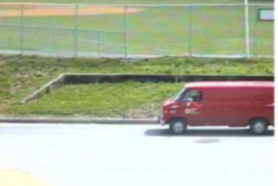
//> input picture imp1/img/carFiltro.png, 278 x 186 px
$ ./imp1-GRAYSCALE   (built with g++ and OpenCV 4)
//> lines starting //> are read from the running program, lines starting //| are printed output that depends on the picture
#include <opencv2/opencv.hpp>
#include <vector>
#include <algorithm>
#include <cmath>

using namespace cv;
using namespace std;

// Estrutura para representar uma aresta
struct Edge {
    float weight;
    int u, v;
    Edge(float w, int u_, int v_) : weight(w), u(u_), v(v_) {}
    bool operator<(const Edge& other) const { return weight < other.weight; }
};

// Classe Disjoint-Set para gerenciar componentes
class DisjointSet {
public:
    vector<int> parent, rank, size;
    vector<float> int_val; // Diferença interna (Int(C))

    DisjointSet(int n) {
        parent.resize(n);
        rank.resize(n, 0);
        size.resize(n, 1);
        int_val.resize(n, 0.0f);
        for (int i = 0; i < n; ++i) parent[i] = i;
    }

    int find(int x) {
        if (parent[x] != x) parent[x] = find(parent[x]); // Compressão de caminho
        return parent[x];
    }

    void union_sets(int x, int y, float weight) {
        int px = find(x), py = find(y);
        if (px == py) return;
        // União por rank
        if (rank[px] < rank[py]) swap(px, py);
        parent[py] = px;
        size[px] += size[py];
        int_val[px] = max({int_val[px], int_val[py], weight});
        if (rank[px] == rank[py]) rank[px]++;
    }
};

// Gera arestas para um grafo 8-conectado
vector<Edge> get_edges(const Mat& image, float sigma) {
    Mat smoothed;
    if (sigma > 0) {
        GaussianBlur(image, smoothed, Size(0, 0), sigma);
    } else {
        smoothed = image.clone();
    }

    int height = image.rows, width = image.cols;
    vector<Edge> edges;

    for (int y = 0; y < height; ++y) {
        for (int x = 0; x < width; ++x) {
            int idx = y * width + x;
            // Direita
            if (x + 1 < width) {
                float weight = abs(smoothed.at<float>(y, x) - smoothed.at<float>(y, x + 1));
                edges.emplace_back(weight, idx, idx + 1);
            }
            // Baixo
            if (y + 1 < height) {
                float weight = abs(smoothed.at<float>(y, x) - smoothed.at<float>(y + 1, x));
                edges.emplace_back(weight, idx, idx + width);
            }
            // Diagonal: baixo-direita
            if (x + 1 < width && y + 1 < height) {
                float weight = abs(smoothed.at<float>(y, x) - smoothed.at<float>(y + 1, x + 1));
                edges.emplace_back(weight, idx, idx + width + 1);
            }
            // Diagonal: baixo-esquerda
            if (x > 0 && y + 1 < height) {
                float weight = abs(smoothed.at<float>(y, x) - smoothed.at<float>(y + 1, x - 1));
                edges.emplace_back(weight, idx, idx + width - 1);
            }
        }
    }
    return edges;
}

// Segmenta a imagem
Mat segment_image(const Mat& image, float sigma = 0.8f, float k = 300.0f, int min_size = 50) {
    int height = image.rows, width = image.cols;
    int n_vertices = height * width;

    // Converte a imagem para float
    Mat image_float;
    image.convertTo(image_float, CV_32F);

    // Inicializa Disjoint-Set
    DisjointSet ds(n_vertices);

    // Obtém arestas
    vector<Edge> edges = get_edges(image_float, sigma);

    // Ordena arestas por peso
    sort(edges.begin(), edges.end());

    // Processa arestas
    for (const auto& edge : edges) {
        int pu = ds.find(edge.u), pv = ds.find(edge.v);
        if (pu != pv) {
            float mint = min(ds.int_val[pu] + k / ds.size[pu], ds.int_val[pv] + k / ds.size[pv]);
            if (edge.weight <= mint) {
                ds.union_sets(edge.u, edge.v, edge.weight);
            }
        }
    }

    // Impõe tamanho mínimo
    for (const auto& edge : edges) {
        int pu = ds.find(edge.u), pv = ds.find(edge.v);
        if (pu != pv && (ds.size[pu] < min_size || ds.size[pv] < min_size)) {
            ds.union_sets(edge.u, edge.v, edge.weight);
        }
    }

    // Cria mapa de segmentação
    Mat segmentation(height, width, CV_32S);
    for (int y = 0; y < height; ++y) {
        for (int x = 0; x < width; ++x) {
            int idx = y * width + x;
            segmentation.at<int>(y, x) = ds.find(idx);
        }
    }

    // Re-rotula para inteiros consecutivos
    vector<int> labels;
    for (int y = 0; y < height; ++y) {
        for (int x = 0; x < width; ++x) {
            labels.push_back(segmentation.at<int>(y, x));
        }
    }
    sort(labels.begin(), labels.end());
    labels.erase(unique(labels.begin(), labels.end()), labels.end());
    unordered_map<int, int> label_map;
    for (size_t i = 0; i < labels.size(); ++i) {
        label_map[labels[i]] = i;
    }
    for (int y = 0; y < height; ++y) {
        for (int x = 0; x < width; ++x) {
            segmentation.at<int>(y, x) = label_map[segmentation.at<int>(y, x)];
        }
    }

    return segmentation;
}

int main() {
    // Carrega a imagem em escala de cinza
    Mat image = imread("./img/carFiltro.png", IMREAD_GRAYSCALE);
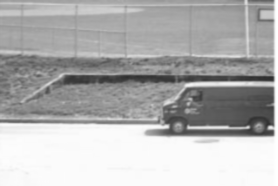
//> image: 186 rows x 278 cols, CV_8UC1; min 46, max 255, mean 178.3
    if (image.empty()) {
        cerr << "Erro ao carregar a imagem!" << endl;
        return -1;
    }

    // Parâmetros
    float sigma = 0.8f;
    float k = 300.0f;
    int min_size = 50;

    // Segmenta a imagem
    Mat segmentation = segment_image(image, sigma, k, min_size);
//> after the loop in get_edges, `for (int y = 0; y < height; ++y)`: edges = 205442 items
//> the loop in segment_image, `for (const auto& edge : edges)` made 205442 passes
//> (edge.u, pu, edge.v, pv, mint, px in union_sets, py in union_sets) on passes 2 to 13: (43810, 43810, 43811, 43811, 300, 43810, 43811), (46625, 46625, 46626, 46626, 300, 46625, 46626), (43810, 43810, 44088, 44088, 150, 43810, 44088), (46625, 46625, 46903, 46903, 150, 46625, 46903), (43810, 43810, 44089, 44089, 100, 43810, 44089), (41428, 41428, 41706, 41706, 300, 41428, 41706), (49575, 49575, 49854, 49854, 150, 49575, 49854), (45370, 45370, 45647, 45647, 300, 45370, 45647), (43810, 43810, 44087, 44087, 75, 43810, 44087), (41428, 41428, 41707, 41707, 150, 41428, 41707), (49575, 49575, 49853, 49853, 100, 49575, 49853), (49576, 49576, 49577, 49577, 300, 49576, 49577)
//> (pu, pv, mint, px in union_sets, py in union_sets, edge.u, edge.v) on passes 62, 65, 79, 83, 84, 86: (43808, 43816, 17.65, 43808, 43816, 43815, 43816), (46625, 46628, 50, 46628, 46625, 46625, 46904), (48270, 48271, 300, 48270, 48271, 48270, 48271), (49563, 49564, 300, 49563, 49564, 49563, 49564), (49561, 49839, 300, 49561, 49839, 49561, 49839), (43806, 43808, 16.67, 43808, 43806, 43806, 44085)
//> the loop in segment_image, `for (const auto& edge : edges)` made 205442 passes
//> (edge.u, edge.v) on passes 1 to 3: (49575, 49852), (43810, 43811), (46625, 46626)
//> after the loop in segment_image, `for (int y = 0; y < height; ++y)`:
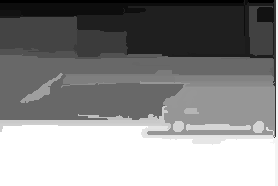
//> segmentation: 186 rows x 278 cols, CV_32SC1; min 255, max 42638, mean 23446.9; drawn with min black and max white
//> after the loop in segment_image, `for (int y = 0; y < height; ++y)`:
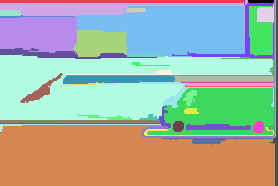
//> segmentation: 186 rows x 278 cols, CV_32SC1; 48 distinct labels, from 0 to 47; one colour per label, 0 black

    // Normaliza a segmentação para visualização
    double max_val;
    minMaxLoc(segmentation, nullptr, &max_val);
    Mat seg_vis;
    segmentation.convertTo(seg_vis, CV_8U, 255.0 / max_val);

    // Salva a imagem segmentada
    imwrite("./output-png/segmented_image_GRAYSCALE.jpg", seg_vis);

    return 0;
}

$ run again, with imp1/img/cereja.png copied over imp1/img/carFiltro.png
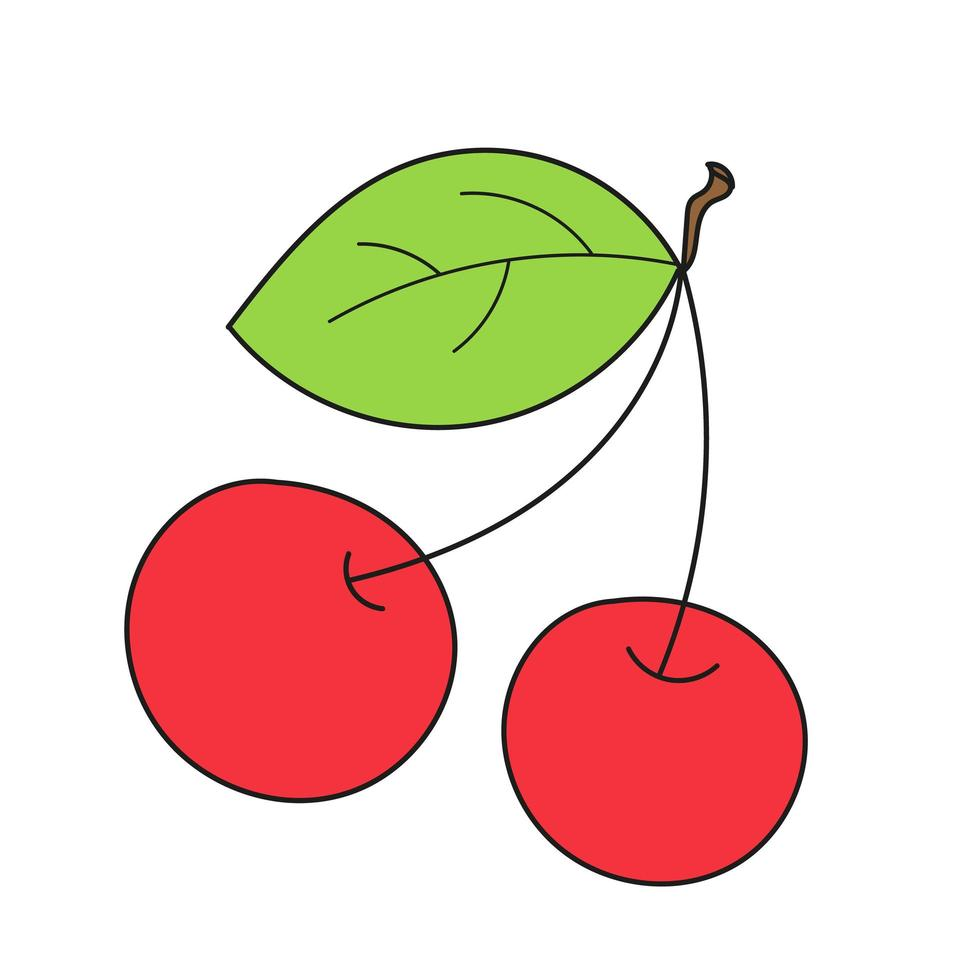
//> input picture imp1/img/cereja.png, 980 x 980 px
//> after the loop in get_edges, `for (int y = 0; y < height; ++y)`: edges = 3835722 items
//> the loop in segment_image, `for (const auto& edge : edges)` made 3835722 passes
//> (pu, pv, mint, px in union_sets, py in union_sets, edge.u, edge.v) on passes 62, 66, 70, 72, 74, 78, 82, 84: (629177, 629179, 60, 629177, 629179, 629178, 629179), (629177, 629180, 42.86, 629177, 629180, 629179, 629180), (629176, 629177, 30, 629177, 629176, 629176, 630157), (629177, 630161, 25, 629177, 630161, 629180, 630161), (629177, 629182, 23.08, 629177, 629182, 629181, 629182), (629177, 629183, 20, 629177, 629183, 629182, 629183), (629177, 629184, 17.65, 629177, 629184, 629183, 629184), (629173, 630153, 300, 629173, 630153, 629173, 630153)
//> the loop in segment_image, `for (const auto& edge : edges)` made 3835722 passes
//> edge.v on passes 3 to 5: 630143, 630144, 630142
//> after the loop in segment_image, `for (int y = 0; y < height; ++y)`:
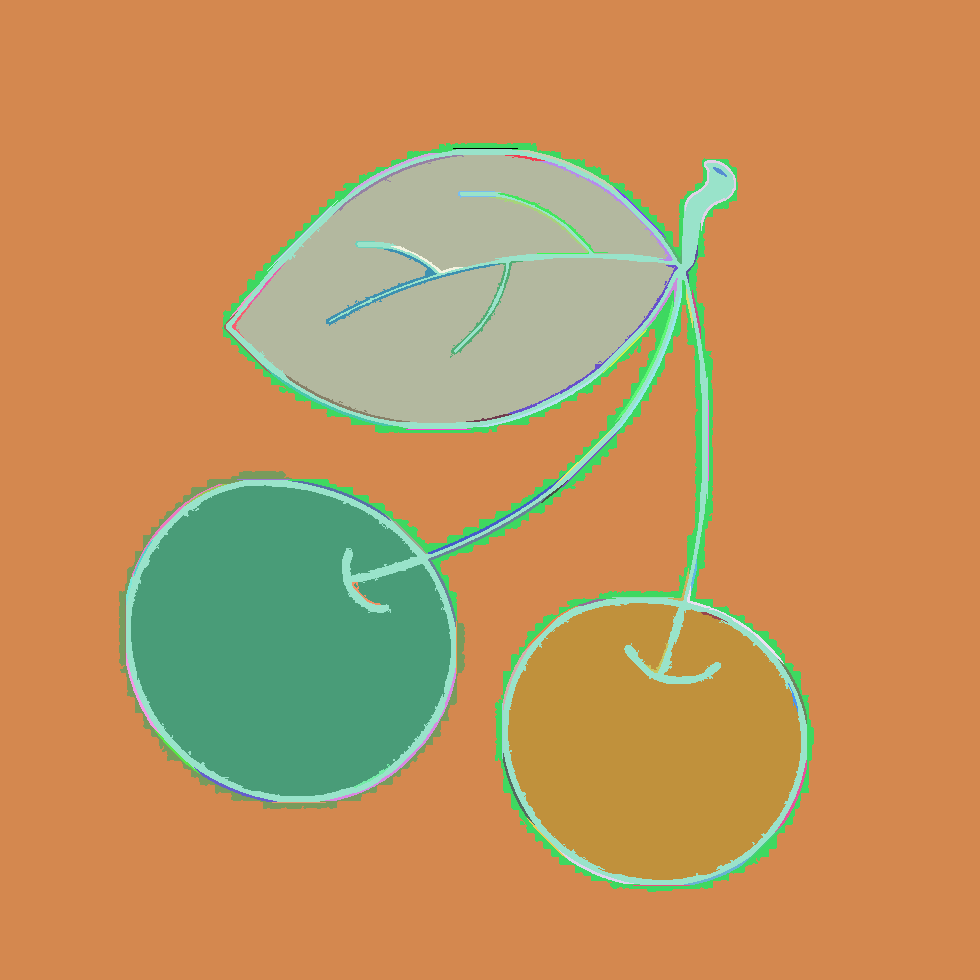
//> segmentation: 980 rows x 980 cols, CV_32SC1; 86 distinct labels, from 0 to 85; one colour per label, 0 black
//> `segmentation.convertTo(seg_vis, CV_8U, 255.0 / max_val);`:
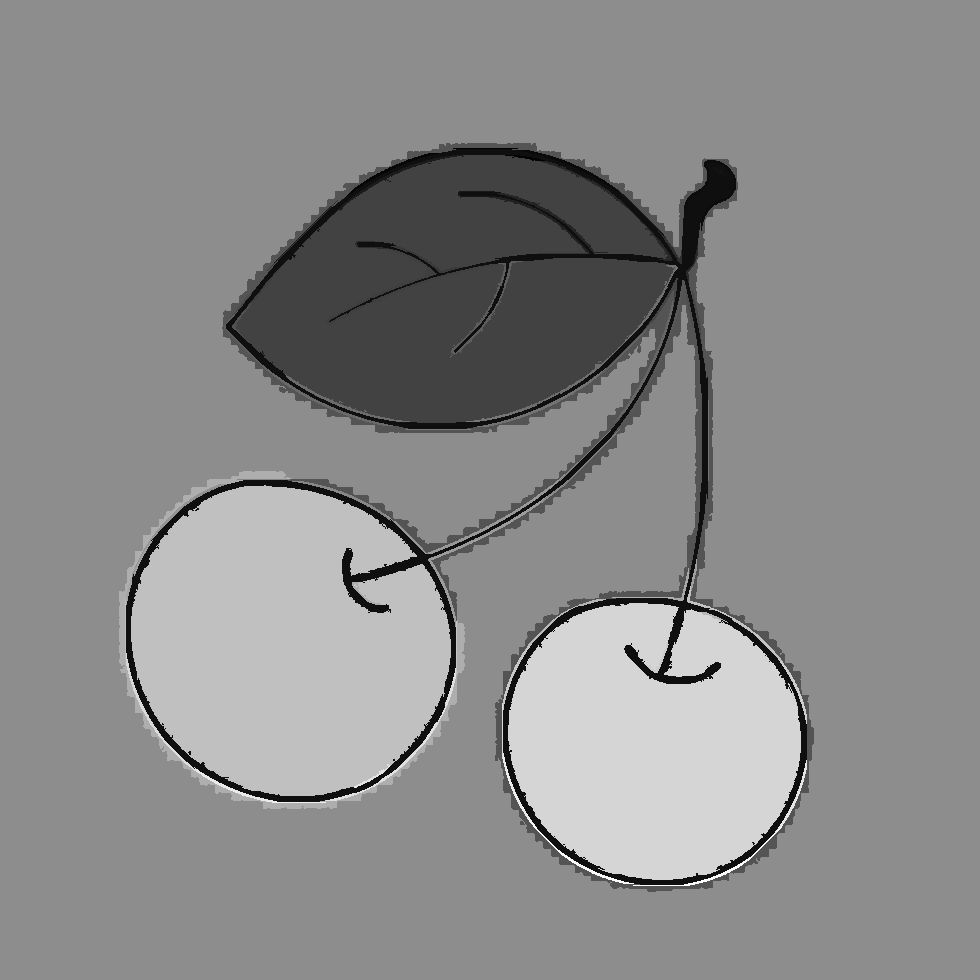
//> seg_vis: 980 rows x 980 cols, CV_8UC1; min 0, max 255, mean 138.8

$ run again, with imp1/img/cores.png copied over imp1/img/carFiltro.png
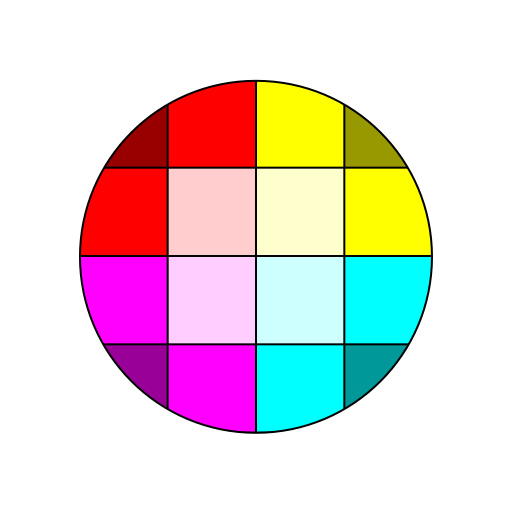
//> input picture imp1/img/cores.png, 512 x 512 px
//> after the loop in get_edges, `for (int y = 0; y < height; ++y)`: edges = 1045506 items
//> the loop in segment_image, `for (const auto& edge : edges)` made 1045506 passes
//> (pu, pv, mint, px in union_sets, py in union_sets, edge.u, edge.v) on passes 62, 63, 66, 72, 74, 78, 82, 86: (171217, 171728, 300, 171217, 171728, 171217, 171728), (171214, 171726, 300, 171214, 171726, 171214, 171726), (171215, 171216, 300, 171215, 171216, 171215, 171216), (171215, 171729, 37.5, 171215, 171729, 171216, 171729), (171215, 171218, 33.33, 171215, 171218, 171217, 171218), (171215, 171219, 27.27, 171215, 171219, 171218, 171219), (171215, 171220, 23.08, 171215, 171220, 171219, 171220), (171215, 171221, 20, 171215, 171221, 171220, 171221)
//> the loop in segment_image, `for (const auto& edge : edges)` made 1045506 passes
//> edge.v on passes 3 to 5: 171711, 171712, 171710
//> after the loop in segment_image, `for (int y = 0; y < height; ++y)`:
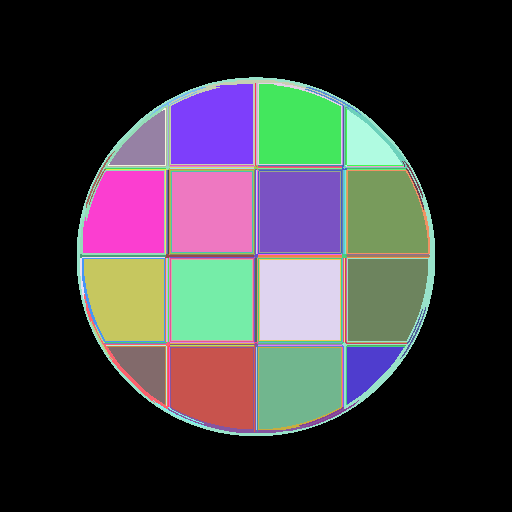
//> segmentation: 512 rows x 512 cols, CV_32SC1; 123 distinct labels, from 0 to 122; one colour per label, 0 black
//> `segmentation.convertTo(seg_vis, CV_8U, 255.0 / max_val);`:
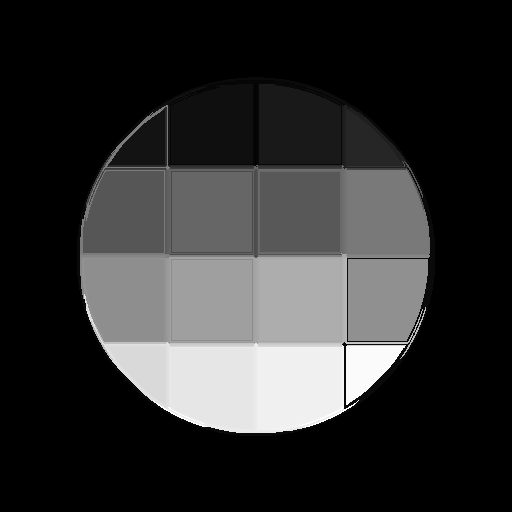
//> seg_vis: 512 rows x 512 cols, CV_8UC1; min 0, max 255, mean 47.9
